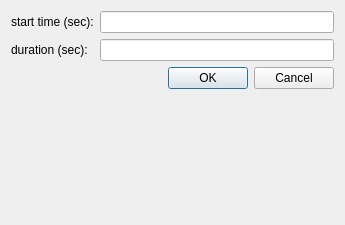
<?xml version="1.0" encoding="UTF-8"?>
<ui version="4.0">
 <class>ExportToMountainviewDlg</class>
 <widget class="QDialog" name="ExportToMountainviewDlg">
  <property name="geometry">
   <rect>
    <x>0</x>
    <y>0</y>
    <width>345</width>
    <height>225</height>
   </rect>
  </property>
  <property name="windowTitle">
   <string>Export to MountainView</string>
  </property>
  <layout class="QVBoxLayout" name="verticalLayout">
   <item>
    <layout class="QGridLayout" name="gridLayout">
     <item row="0" column="1">
      <widget class="QLineEdit" name="start_time_sec"/>
     </item>
     <item row="2" column="1">
      <widget class="QLineEdit" name="duration_sec"/>
     </item>
     <item row="2" column="0">
      <widget class="QLabel" name="label_2">
       <property name="text">
        <string>duration (sec):</string>
       </property>
      </widget>
     </item>
     <item row="0" column="0">
      <widget class="QLabel" name="label">
       <property name="text">
        <string>start time (sec):</string>
       </property>
      </widget>
     </item>
    </layout>
   </item>
   <item>
    <widget class="QDialogButtonBox" name="buttonBox">
     <property name="standardButtons">
      <set>QDialogButtonBox::Cancel|QDialogButtonBox::Ok</set>
     </property>
    </widget>
   </item>
   <item>
    <spacer name="verticalSpacer">
     <property name="orientation">
      <enum>Qt::Vertical</enum>
     </property>
     <property name="sizeHint" stdset="0">
      <size>
       <width>20</width>
       <height>146</height>
      </size>
     </property>
    </spacer>
   </item>
  </layout>
 </widget>
 <resources/>
 <connections/>
</ui>
